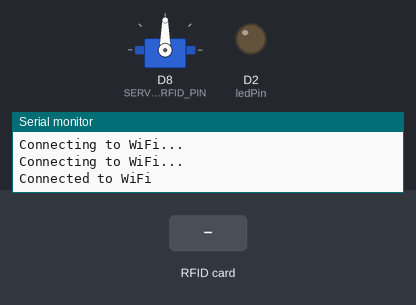
Recording of a sketch running on a simulated ESP8266 (NodeMCU). Parts: servo, output pins drawn as LEDs (lit = HIGH), the last lines printed to the serial monitor. Inputs (shaded band) come from the test bench. WiFi joins after 1.5 s; servers stay silent unless stated.

Above: at 3.2 s.
3.3 s: RFID card 96 91 07 35 41 held to the reader
At 4.7 s:
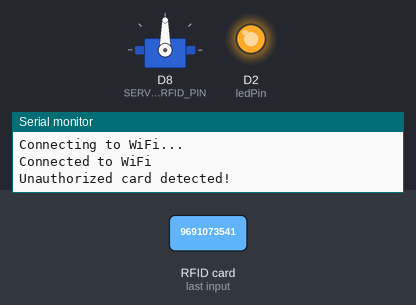
At 6.1 s:
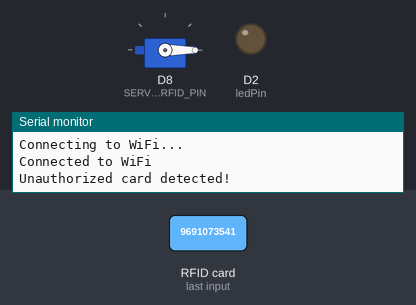
6.3 s: RFID card B3 B4 A5 1A held to the reader
At 7.2 s:
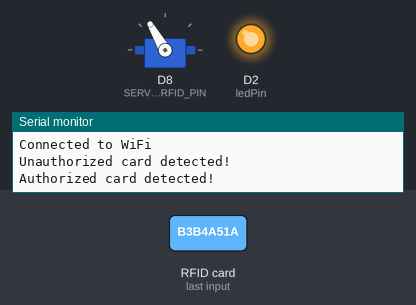
Timing chart, 0 to 12.8 s (numbered marks = the images above; inputs shaded):
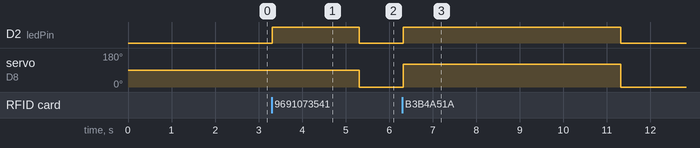

The sketch:

sketch_dec19a_ESP8266_RFID_servo.ino
```cpp
#include <Servo.h>
#include <MFRC522.h>
#include <ESP8266WiFi.h>
#include <SPI.h>

#define SS_PIN D4 // RFID Slave Select Pin
#define RST_PIN D3 // RFID Reset Pin
#define SERVO_RFID_PIN D8 // Servo Motor Control Pin for RFID

Servo servoRFID;
// Servo servoIR;
int ledPin = D2;

MFRC522 mfrc522(SS_PIN, RST_PIN);

// Define the UID of authorized RFID cards
// #define RFID_CARD_1_UID {0xB3, 0xB4, 0xA5, 0x1A}
// Add more card UIDs as needed

void setup() {
  Serial.begin(9600);
  SPI.begin();
  mfrc522.PCD_Init();
  servoRFID.attach(SERVO_RFID_PIN);
  pinMode(ledPin, OUTPUT);
  digitalWrite(ledPin, LOW);

  // Connect to Wi-Fi
  WiFi.begin("POCO", "9691073541");
  while (WiFi.status() != WL_CONNECTED) {
    delay(1000);
    Serial.println("Connecting to WiFi...");
  }
  Serial.println("Connected to WiFi");
}

void loop() {
  // Look for new RFID cards
  if (mfrc522.PICC_IsNewCardPresent() && mfrc522.PICC_ReadCardSerial()) {
    // Compare the card UID with authorized UIDs
    if (compareCardUID(mfrc522.uid.uidByte)) {
      Serial.println("Authorized card detected!");

      // Perform actions when an authorized RFID card is detected
      openRFIDDoor();
      delay(5000); // Wait for 5 seconds
      closeRFIDDoor();
    } else {
      Serial.println("Unauthorized card detected!");
      digitalWrite(ledPin, HIGH);
      delay(2000);
      digitalWrite(ledPin, LOW);
      closeRFIDDoor();
    }

    // Halt the RFID module
    mfrc522.PICC_HaltA();
    mfrc522.PCD_StopCrypto1();
  }

}

void openRFIDDoor() {
  servoRFID.write(120); // Move the RFID servo to the open position (90 degrees)
  digitalWrite(ledPin, HIGH);
  delay(5000);
  digitalWrite(ledPin, LOW);
  servoRFID.write(0); // Close the door
}

void closeRFIDDoor() {
  servoRFID.write(0); // Move the RFID servo to the closed position (0 degrees)
}

bool compareCardUID(byte* cardUID) {
  // Add authorized UIDs here
  byte authorizedCard1[] = {0xB3, 0xB4, 0xA5, 0x1A};
  byte authorizedCard2[] = {0x2C, 0x30, 0x47, 0x49};
  byte authorizedCard3[] = {0xF3, 0x73, 0x1D, 0x11};
  // Add more authorized UIDs as needed

  for (int i = 0; i < 4; i++) {
    if (
      cardUID[i] != authorizedCard1[i] &&
      cardUID[i] != authorizedCard2[i] &&
      cardUID[i] != authorizedCard3[i]
      // Add more conditions for additional UIDs
    ) {
      return false; // UID doesn't match
    }
  }

  return true; // UID matches
}
```

Measured:
- after the input at 3.3 s, D2 (ledPin): LOW → HIGH at once, → LOW 2.0 s later; servo on D8 (SERVO_RFID_PIN): 90° → 0° after 2.0 s
- after the input at 6.3 s, D2 (ledPin): LOW → HIGH at once, → LOW 5.0 s later; servo on D8 (SERVO_RFID_PIN): 0° → 120° at once, → 0° 5.0 s later
